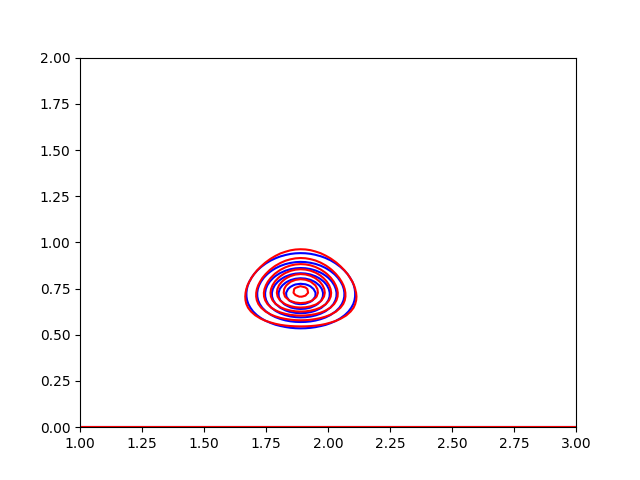

Python code for this plot:
import numpy as np
import matplotlib.pyplot as plt
from scipy.special import gamma

# Data Generation
def get_data(N, mu, sigma, seed = 10):
    np.random.seed(seed)
    GD = np.random.normal(mu,sigma, N)
    return GD

def posterior( mu_0,lambda_0,a_0, b_0, mu, tau):
    return  tau ** (a_0 -1/2)*np.exp(-tau * b_0) * np.exp(-tau*(lambda_0/2)*(mu-mu_0)**2)

if __name__ == '__main__':
    a_0 = 0
    b_0 = 100
    mu_0 = 0
    lambda_0 = 1
    iter = 1000
    N = 100
    data = get_data(N, 2, 1)
    thresh = 1e-8

    a_star = a_0 + N/2  # a_star = a0+(N+1)/2

    # mu_star = lambda_0* mu_0 + N* x.mean / lambda_0 +N
    mu_star = (lambda_0 * mu_0 + N * np.mean(data))/(lambda_0 + N)
    lambda_star = (lambda_0 + N) * a_0/(b_0+1e-9)
    sum_data_2 = np.sum(data ** 2)
    sum_data = np.sum(data)
    x_mu_sum = sum_data_2 - 2 * mu_star * sum_data + len(data) * (mu_star ** 2 + 1 / (lambda_star +1e-9))
    lambda_mu_sum = lambda_0 * ((mu_star ** 2 + 1 / (lambda_star + 1e-9)) - 2 * mu_0 * mu_star + mu_0 ** 2)
    b_star  = b_0 + 0.5 * (x_mu_sum + lambda_mu_sum)

    lambda_prev = lambda_0
    b_prev = b_0
    # print(gamma(self.a_star))

    for i in range(iter):
        if (abs(lambda_star - lambda_prev) > thresh) or (abs(b_star - b_prev) > thresh):
            lambda_prev = lambda_star
            b_prev = b_star
            sum_data_2 = np.sum(data ** 2)
            sum_data = np.sum(data)
            x_mu_sum = sum_data_2 - 2 * mu_star * sum_data + len(data) * (mu_star ** 2 + 1 / (lambda_star + 1e-9))
            lambda_mu_sum = lambda_0 * ((mu_star ** 2 + 1 / (lambda_star + 1e-9)) - 2 * mu_0 * mu_star + mu_0 ** 2)
            b_star = b_0 + 0.5 * (x_mu_sum + lambda_mu_sum)
            lambda_star = (lambda_0 + N) * a_star/(b_star+1e-9)
        else:
            break

    mu = np.linspace(1, 3, num=100)
    tau = np.linspace(0, 2, num=100)

    mu_list, tau_list = np.meshgrid(mu, tau)

    q_mu = np.sqrt(lambda_star/(2*np.pi)) *\
                 np.exp(-0.5 *np.dot(lambda_star,np.transpose(mu - mu_star)**2))
    q_tau  = (1/gamma(a_star)) * b_star**a_star * tau_list**(a_star-1) *np.exp(-b_star * tau_list)
    q_approx = q_mu.transpose() * q_tau

    posterior = posterior(
        (lambda_0 * mu_0 + N * np.mean(data)) / (lambda_0 + N),N + lambda_0, 0.5 * N + a_0,
        b_0 + 0.5 * (N * np.var(data) + (lambda_0 * N * (np.mean(data) - mu_0) ** 2) / (lambda_0 + N)), mu_list, tau_list)

    # print(posterior.size)
    plt.figure()
    plt.contour(mu_list, tau_list, q_approx, colors="b")
    plt.contour(mu_list, tau_list, posterior, colors="r")
    plt.savefig("2_3_2")
